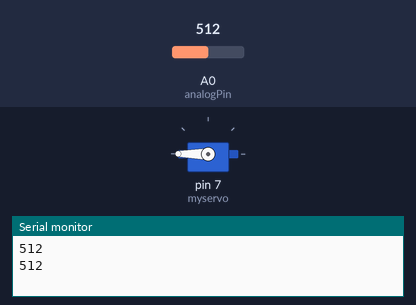
Recording of a sketch running on a simulated Arduino Uno, built with avr-gcc and run on an emulated ATmega328P. Parts: servo, the last lines printed to the serial monitor. Inputs (shaded band) come from the test bench; at power-on: A0 (analogPin) = 512.

Above: at 1.8 s.
1.9 s: A0 (analogPin) set to 111
3.4 s: A0 (analogPin) set to 94
At 4.4 s:
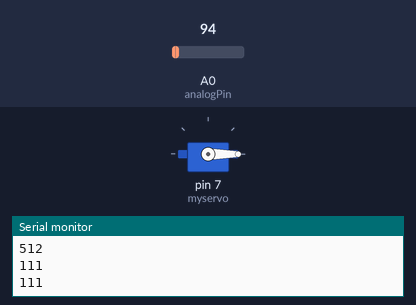
5.5 s: A0 (analogPin) set to 110
At 7.2 s:
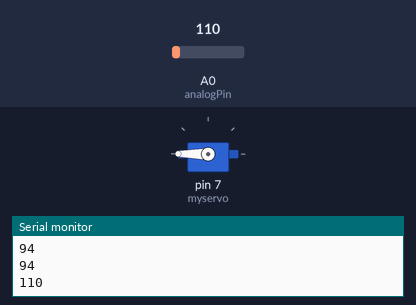
7.5 s: A0 (analogPin) set to 90
At 8.7 s:
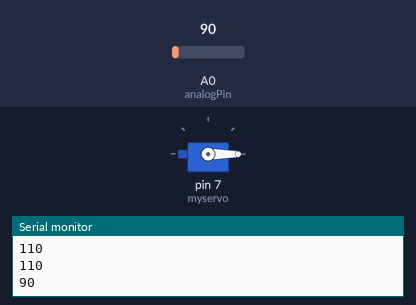
Timing chart, 0 to 10.5 s (numbered marks = the images above; inputs shaded):
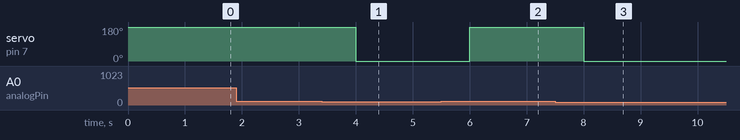

Measured:
- the behaviour switches between 101 and 100 on A0 (analogPin) (found by bisection; images 0 and 1)
- after the input at 3.4 s, servo on pin 7 (myservo): 180° → 0° after 0.60 s
- after the input at 5.5 s, servo on pin 7 (myservo): 0° → 180° after 0.50 s
- after the input at 7.5 s, servo on pin 7 (myservo): 180° → 0° after 0.50 s

The sketch:

suwi.ino
```cpp
#include <Servo.h>

Servo myservo;  // create servo object to control a servo

int pos = 0;    // variable to store the servo position
int analogPin = 0;    // 워터센서 analog port 0 연결 선언
int val = 0;          // 전류변화값 변수선언

void setup() {
  myservo.attach(7);  // attaches the servo on pin 9 to the servo object
  Serial.begin (9600);
}

void loop() {
  val = analogRead(analogPin);   // analogPin 의 변화값(전류값)을 읽음

  if (val > 100)                 // val 값이 100이 넘으면 (전류가 100이 넘으면)
  {
        myservo.write(180);              // tell servo to go to position in variable 'pos'
        delay(500);                       // waits 15ms for the servo to reach the position
  }
  else                           // val 값이 100이하면 (전류가 100이하면)
  {
    myservo.write(0);              // tell servo to go to position in variable 'pos'
    delay(500);
  }

  Serial.println(val);      // 시리얼모니터에 전류값 표시
  delay (500);
}
```
